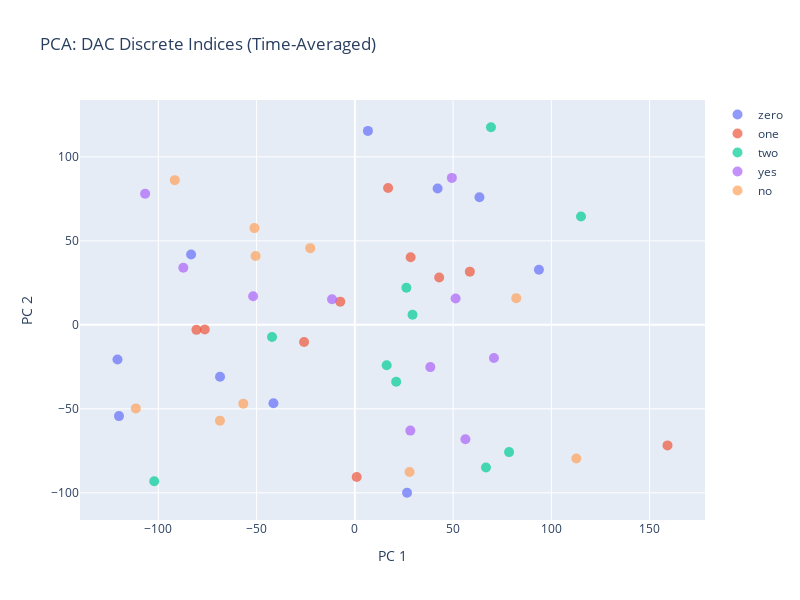

Write notebook code for a chart like this one.
### Code cell
# PCA visualization
pca = PCA(n_components=2)
pca_result = pca.fit_transform(feature_vectors)

print(f"PCA variance explained: {pca.explained_variance_ratio_.sum():.2%}")

# Create color map
color_map = {word: px.colors.qualitative.Plotly[i] for i, word in enumerate(words)}

# Plotly scatter plot
fig = go.Figure()

for word in words:
    mask = np.array([label == word for label in valid_labels])
    fig.add_trace(go.Scatter(
        x=pca_result[mask, 0],
        y=pca_result[mask, 1],
        mode='markers',
        name=word,
        marker=dict(size=10, color=color_map[word], opacity=0.7)
    ))

fig.update_layout(
    title='PCA: DAC Discrete Indices (Time-Averaged)',
    xaxis_title='PC 1',
    yaxis_title='PC 2',
    width=800,
    height=600
)

fig.write_html('dac_indices_pca.html')
fig.show()

print("Saved: dac_indices_pca.html")

### Figure 1 — Plotly figure (JSON) as saved in the notebook; plotly's stock layout.template omitted (floating-point values rounded to 4 significant figures)
{"data": [{"marker": {"color": "#636EFA", "opacity": 0.7, "size": 10}, "mode": "markers", "name": "zero", "type": "scatter", "x": [-120.8, -120.0, 6.66, 26.57, -83.32, 93.7, -68.6, 63.41, -41.42, 42.13], "y": [-20.6, -54.34, 115.5, -99.97, 41.89, 32.84, -30.9, 75.98, -46.71, 81.15]}, {"marker": {"color": "#EF553B", "opacity": 0.7, "size": 10}, "mode": "markers", "name": "one", "type": "scatter", "x": [0.9381, 28.4, -25.84, 42.92, -7.417, -76.36, -80.61, 16.93, 58.52, 159.1], "y": [-90.58, 40.2, -10.21, 28.23, 13.81, -2.813, -2.981, 81.45, 31.67, -71.79]}, {"marker": {"color": "#00CC96", "opacity": 0.7, "size": 10}, "mode": "markers", "name": "two", "type": "scatter", "x": [21.03, 16.2, 78.5, 115.1, 26.24, 69.29, -102.1, -42.14, 29.36, 66.72], "y": [-33.85, -24.09, -75.78, 64.47, 22.07, 117.7, -93.16, -7.248, 6.011, -84.89]}, {"marker": {"color": "#AB63FA", "opacity": 0.7, "size": 10}, "mode": "markers", "name": "yes", "type": "scatter", "x": [38.42, 70.78, 49.38, -11.61, -106.7, 51.28, -51.76, 28.24, -87.29, 56.26], "y": [-25.15, -19.73, 87.5, 15.27, 78.05, 15.68, 17.06, -62.96, 33.97, -68.1]}, {"marker": {"color": "#FFA15A", "opacity": 0.7, "size": 10}, "mode": "markers", "name": "no", "type": "scatter", "x": [112.7, -111.4, -22.71, -91.62, -68.66, -56.78, 82.15, 27.84, -51.08, -50.51], "y": [-79.55, -49.75, 45.67, 86.16, -57.03, -46.92, 15.89, -87.62, 57.61, 40.96]}], "layout": {"height": 600, "title": {"text": "PCA: DAC Discrete Indices (Time-Averaged)"}, "width": 800, "xaxis": {"title": {"text": "PC 1"}}, "yaxis": {"title": {"text": "PC 2"}}}}
